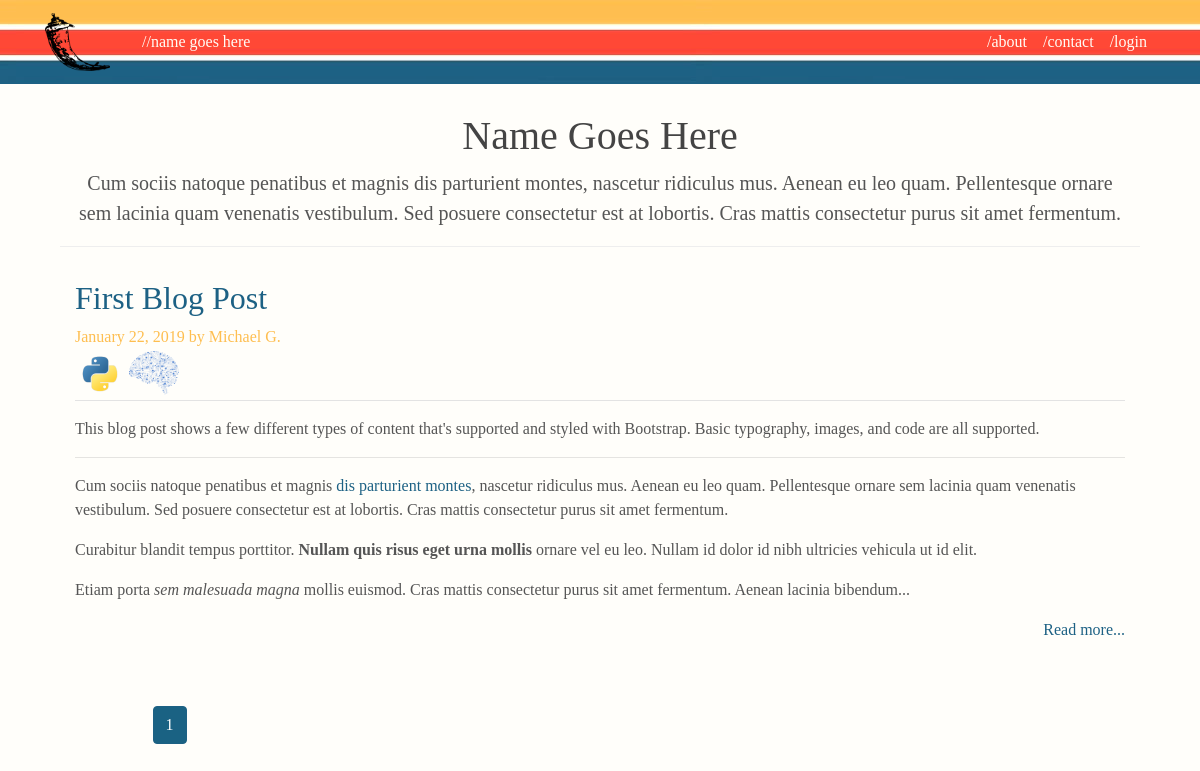
The page /home on the database its author committed.
### personal_blog/models.py (models this page shows, shortened)
class Post(ResourceMixin, db.Model):
    id = db.Column(db.Integer, primary_key=True)
    title = db.Column(db.String(100), nullable=False)
    slug = db.Column(db.String(100), unique=True, nullable=False)
    date_posted = db.Column(db.DateTime, nullable=False, default=datetime.utcnow)
    content = db.Column(db.Text, nullable=False)
    user_id = db.Column(db.Integer, db.ForeignKey('user.id'), nullable=False)
    tags = db.relationship('Tag', secondary=posts_and_tags, lazy='subquery', backref=db.backref('pages', lazy=True))

class User(ResourceMixin, UserMixin, db.Model):
    id = db.Column(db.Integer, primary_key=True)
    username = db.Column(db.String(20), unique=True, nullable=False)
    alias = db.Column(db.String(20), unique=True, nullable=False)
    image_file = db.Column(db.String(20), nullable=False, default='default.jpg')
    password = db.Column(db.String(60), nullable=False)
    posts = db.relationship('Post', backref='author', lazy=True)

class Tag(ResourceMixin, db.Model):
    id = db.Column(db.Integer, primary_key=True)
    slug = db.Column(db.String(20), unique=True, nullable=False)
    tag_name = db.Column(db.String(20), unique=True, nullable=False)
    image_file = db.Column(db.String(20), nullable=False, default='default.jpg')

### personal_blog/routes.py (the view)
@app.route("/")
@app.route("/home")
def home():
    page = request.args.get('page', 1, type=int)
    posts = Post.query.order_by(Post.date_posted.desc()).paginate(page=page, per_page=5)
    return render_template('home.html', posts=posts)

### personal_blog/templates/home.html
{% extends "layout.html" %}
{% block content %}
<div class="blog-header">
   <div class="container">
      <h1 class="blog-title" align="center">Name Goes Here</h1>
      <p class="lead blog-description" align="center">
         Cum sociis natoque penatibus et magnis dis parturient montes, nascetur ridiculus mus.
         Aenean eu leo quam. Pellentesque ornare sem lacinia quam venenatis vestibulum.
         Sed posuere consectetur est at lobortis. Cras mattis consectetur purus sit amet fermentum.
      </p>
   </div>
</div>
<div class="blog-post">
   <div class="container">
      {% for post in posts.items %}
      <div class="row">
         <article class="media content-section">
            <div class="col-sm-12 blog-main">
               <div class="media-body">
                  <div class="article-metadata">
                     <h2> <a href="{{ url_for('post', slug=post.slug) }}">{{ post.title }}</a></h2>
                     <p class="blog-post-meta">{{ post.date_posted.strftime('%B %d, %Y') }} by {{ post.author.alias }} </p>
               {% for tag in post.tags %}
                  <a href="{{ url_for('tag_posts', slug=tag.slug) }}", title="{{ tag.tag_name }}">
                  <img class="img-fluid rounded-circle article-img" src="{{ url_for('static', filename='tag_pics/' + tag.image_file) }}" >
                  </a>
               {% endfor %}
                  </div>
                  <p class="article-content">{{ post.content| truncate(800) | safe }}</p>
               </div>
               <p class="quiet" style="text-align: right;"><a  href="{{ url_for('post', slug=post.slug) }}">Read more...</a></p>
            </div>
         </article>
      </div>
      {% endfor %}
   </div>
</div>
<div class="row">
   <div class="col-sm-8 offset-sm-1 blog-main">
      {% for page_num in posts.iter_pages(left_edge=1, right_edge=1, left_current=1, right_current=2) %}
      {% if page_num %}
      {% if posts.page == page_num %}
      <a class="btn btn-info mb-4" href="{{ url_for('home', page=page_num) }}">{{ page_num }}</a>
      {% else %}
      <a class="btn btn-outline-primary mb-4" href="{{ url_for('home', page=page_num) }}">{{ page_num }}</a>
      {% endif %}
      {% else %}
      ...
      {% endif %}
      {% endfor %}
   </div>
</div>
{% endblock content %}

### personal_blog/templates/layout.html (shortened to what this page needs)
<!DOCTYPE html>
<html>
   <head>
      <link rel="stylesheet"
            href="https://stackpath.bootstrapcdn.com/bootstrap/4.2.1/css/bootstrap.min.css"
>
      <link rel="stylesheet"
            type="text/css"
            href="{{ url_for('static', filename='main.css') }}">
   </head>
   <body>
      <header class="site-header">
         <nav class="navbar navbar-expand-md navbar-dark bg-steel fixed-top">
            <div class="container">
               <a class="navbar-brand mr-4" href="/">
                  <img src="{{ url_for('static', filename='images/flask.png') }}" style="max-height: 60px; max-width: 65px;"/>
               </a>
               <div class="collapse navbar-collapse" id="navbarToggle">
                  <div class="navbar-nav mr-auto">
                     <a class="nav-item nav-link" href="{{ url_for('home') }}">//name goes here</a>
                  </div>
                  <div class="navbar-nav">
                     {% if current_user.is_authenticated %}
                     <a class="nav-item nav-link" href="{{ url_for('new_post') }}">/new post</a>
                     <a class="nav-item nav-link" href="{{ url_for('account') }}">/account</a>
                     <a class="nav-item nav-link" href="{{ url_for('logout') }}">/logout</a>
                     {% else %}
                     <a class="nav-item nav-link" href="{{ url_for('about') }}">/about</a>
                     <a class="nav-item nav-link" href="">/contact</a>
                     <a class="nav-item nav-link" href="{{ url_for('login') }}">/login</a>
                     {% endif %}
                  </div>
               </div>
            </div>
         </nav>
      </header>
      <main role="main" class="container">
         <div class="container">
            {% block content %}{% endblock %}
         </div>
      </main>
   </body>
</html>

### personal_blog/static/main.css (style rules this page uses)
a { color: #1d6184; }
body { background: #fffefa; color: #333333; margin-top: 5rem; font-family: Georgia, "Times New Roman", Times, serif; color: #555; }
h1, h2, h3, h4, h5, h6 { color: #444444; }
.bg-steel { background-image: url("images/retro_stripes_fade.jpg"); background-color: #1d6184; background-size: 696px 82px; background-repeat: repeat-x; }
.site-header .navbar-nav .nav-link { color: #fffcf6; }
.article-content { white-space: pre-line; }
.article-img { width: 50px; }
.article-metadata { padding-bottom: 1px; margin-bottom: 4px; border-bottom: 1px solid #e3e3e3 }
.btn-info { color: #fff; background-color: #1a6283; border-color: #1d6184; }
.blog-header { padding-top: 2rem; padding-bottom: .1rem; margin-bottom: 2rem; border-bottom: .05rem solid #eee; }
.blog-post { margin-bottom: 3rem; }
.blog-post-meta { color: #febe50; margin-bottom: 0rem; }

### rows shown on the page
Post: title "First Blog Post", date_posted "January 22, 2019", author.alias "Michael G.", content "This blog post shows a few different types of content that's supported and styled with Bootstrap. Basic typography, images, and code are all supported. Cum sociis natoque penatibus et magnis dis parturient montes , nascetur ridiculus mus. Aenean eu leo quam. Pellentesque ornare sem lacinia quam venenatis vestibulum. Sed posuere consectetur est at lobortis. Cras mattis consectetur purus sit amet fermentum. Curabitur blandit tempus porttitor. Nullam quis risus eget urna mollis ornare vel eu leo. Nullam id dolor id nibh ultricies vehicula ut id elit. Etiam porta sem malesuada magna mollis euismod. Cras mattis consectetur purus sit amet fermentum. Aenean lacinia bibendum..."
Tag: image_file (picture)
Tag: image_file (picture)

### other values the page prints
{{ page_num }} "1"
